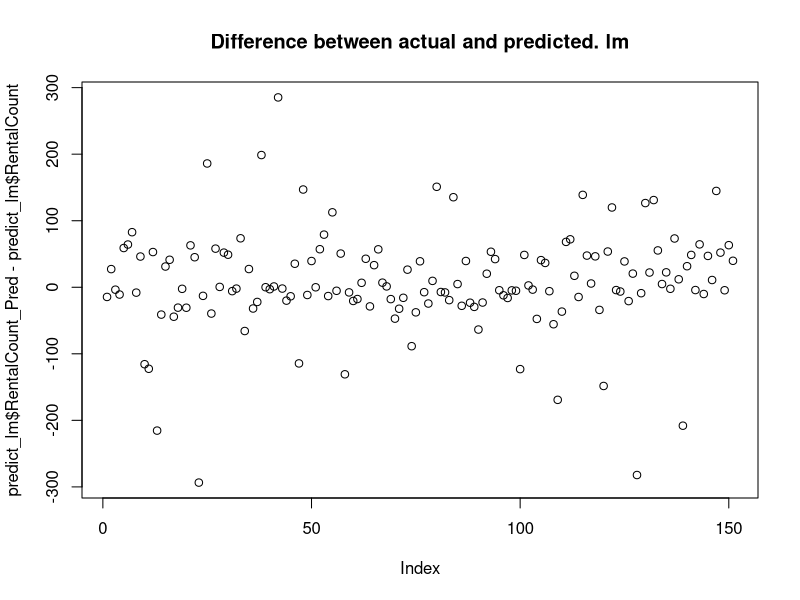
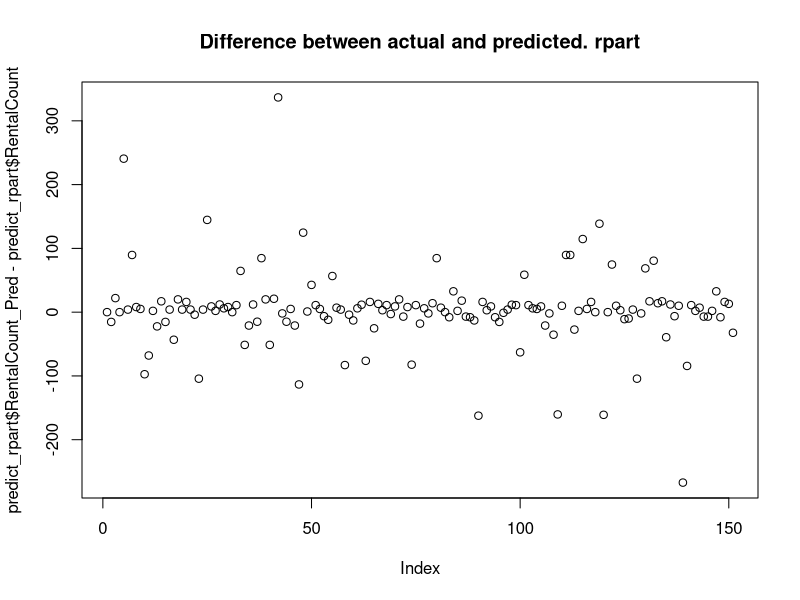

Source code (R) for these figures, in order:
## https://learn.microsoft.com/en-us/sql/machine-learning/tutorials/r-predictive-model-introduction?view=sql-server-ver16
#Imagine you own a ski rental business and you want to predict the number of rentals 
#that you'll have on a future date. This information will help you get your stock, 
#staff, and facilities ready.



library(rpart);

 
#import data
rentaldata <- read.csv("dbo.rental_data.csv")

#Take a look at the structure of the data and the top rows
head(rentaldata)
str(rentaldata)


#Prepare the data
#In this sample, most of the preparation has already been done, 
#but you'll do one more preparation here. 
#Use the following R script to identify three columns as categories 
#by changing the data types to factor.


#Changing the three factor columns to factor types
rentaldata$Holiday <- factor(rentaldata$Holiday);
rentaldata$Snow    <- factor(rentaldata$Snow);
rentaldata$WeekDay <- factor(rentaldata$WeekDay);


#Visualize the dataset after the change
str(rentaldata);


# The data is now prepared for training.
# To find the best model for the ski rental data, create two different models 
# (linear regression and decision tree) and see which one is predicting more accurately. 
# You'll use the data frame rentaldata that you created.
#

#First, split the dataset into two different sets:
# one for training the model and the other for validating it
train_data = rentaldata[rentaldata$Year < 2015,];
test_data  = rentaldata[rentaldata$Year == 2015,];

#Use the RentalCount column to check the quality of the prediction against actual values
actual_counts <- test_data$RentalCount;

#Model 1: Use lm to create a linear regression model, trained with the training data set
model_lm <- lm(RentalCount ~  Month + Day + WeekDay + Snow + Holiday, data = train_data);

#Model 2: Use rpart to create a decision tree model, trained with the training data set
model_rpart  <- rpart(RentalCount ~ Month + Day + WeekDay + Snow + Holiday, data = train_data);


# Make predictions from both models

#Use both models to make predictions using the test data set.
predict_lm <- predict(model_lm, test_data)
predict_lm <- data.frame(RentalCount_Pred = predict_lm, RentalCount = test_data$RentalCount, 
                         Year = test_data$Year, Month = test_data$Month,
                         Day = test_data$Day, Weekday = test_data$WeekDay,
                         Snow = test_data$Snow, Holiday = test_data$Holiday)

predict_rpart  <- predict(model_rpart,  test_data)
predict_rpart <- data.frame(RentalCount_Pred = predict_rpart, RentalCount = test_data$RentalCount, 
                            Year = test_data$Year, Month = test_data$Month,
                            Day = test_data$Day, Weekday = test_data$WeekDay,
                            Snow = test_data$Snow, Holiday = test_data$Holiday)

#To verify it worked, look at the top rows of the two prediction data sets.
head(predict_lm);
head(predict_rpart);

#Compare the results
#Now you want to see which of the models gives the best predictions. 
#A quick and easy way to do this is to use a basic plotting function to view the difference 
#between the actual values in your training data and the predicted values.


#Use the plotting functionality in R to visualize the results from the predictions
par(mfrow = c(1, 1));
plot(predict_lm$RentalCount_Pred - predict_lm$RentalCount, main = "Difference between actual and predicted. lm")
plot(predict_rpart$RentalCount_Pred  - predict_rpart$RentalCount,  main = "Difference between actual and predicted. rpart")


#It looks like the decision tree model is the more accurate of the two models


